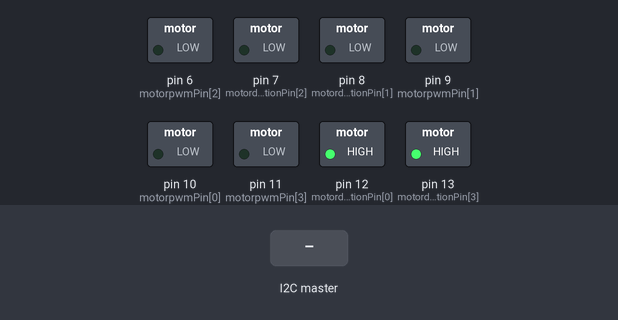
Bench run of a sketch on a simulated Arduino Uno, built with avr-gcc and run on an emulated ATmega328P. Parts: switched loads named in the sketch (green lamp = pin HIGH). Inputs (shaded band) come from the test bench. What the sketch prints to the serial monitor is not drawn.

Above: at 1.2 s.
1.3 s: the I2C master sends the byte 1
At 2.2 s:
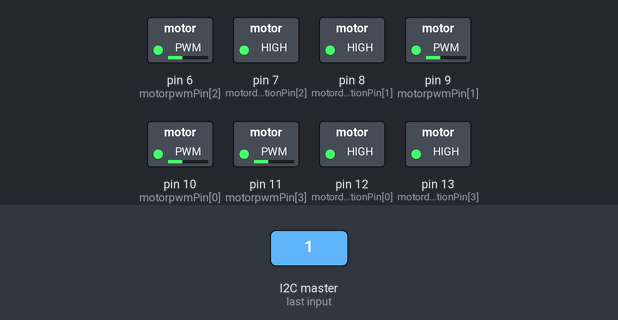
2.8 s: the I2C master sends the byte 2
At 3.8 s:
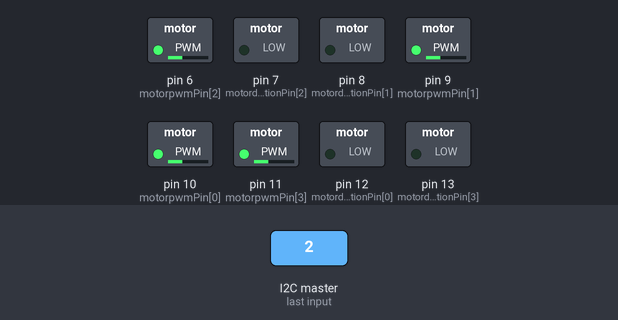
Timing chart, 0 to 5.8 s (numbered marks = the images above; inputs shaded):
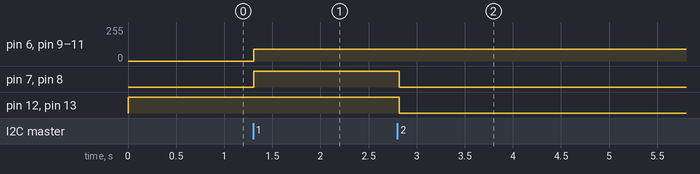

Measured:
- after the input at 1.3 s, pin 6 (motorpwmPin[2]), pin 9 (motorpwmPin[1]), pin 10 (motorpwmPin[0]), pin 11 (motorpwmPin[3]): 0/255 → 90/255 at once; pin 7 (motordirectionPin[2]), pin 8 (motordirectionPin[1]): LOW → HIGH at once
- after the input at 2.8 s, pin 7 (motordirectionPin[2]), pin 8 (motordirectionPin[1]), pin 12 (motordirectionPin[0]), pin 13 (motordirectionPin[3]): HIGH → LOW at once

The sketch:

arduino_receiver.ino
```cpp
#include <Arduino.h>
#include <Wire.h> // 新增

const static uint8_t pwm_min = 2;
const static uint8_t motorpwmPin[4] = { 10, 9, 6, 11};
const static uint8_t motordirectionPin[4] = { 12, 8, 7, 13};

// 定义速度参数
#define STRAIGHT_SPEED 80    // 直行速度
#define TURN_SPEED 70        // 转向速度

void Motor_Init(void);
void Velocity_Controller(uint16_t angle, uint8_t velocity,int8_t rot,bool drift);
void Motors_Set(int8_t Motor_0, int8_t Motor_1, int8_t Motor_2, int8_t Motor_3);

volatile int receivedCommand = -1; // 用于存储接收到的命令
bool isMoving = false; // 用于跟踪移动状态

void receiveData(int numBytes) {
  if (Wire.available()) {
    receivedCommand = Wire.read(); // 读取命令
  }
}

void setup() {
  Serial.begin(9600);
  Serial.setTimeout(500);
  Motor_Init();

  // I2C从机初始化，地址8
  Wire.begin(8);
  Wire.onReceive(receiveData);

  // 可选：上电时静止
  Velocity_Controller(0,0,0,0);
}

void loop() {
  // 根据接收到的命令控制
  if (receivedCommand == 1) {
    Serial.println("I2C: left, 原地左转");
    Velocity_Controller(0, 0, TURN_SPEED, 0); // 原地左转
    isMoving = false; // 停止后重置移动状态
  } else if (receivedCommand == 2) {
    Serial.println("I2C: right, 原地右转");
    Velocity_Controller(0, 0, -TURN_SPEED, 0); // 原地右转
    isMoving = false; // 停止后重置移动状态
  } else if (receivedCommand == 3) {
    Serial.println("I2C: stop, 停止");
    Velocity_Controller(0, 0, 0, 0); // 停止
    isMoving = false; // 更新移动状态
  } else if (receivedCommand == 4) {
    if (!isMoving) {
      Serial.println("I2C: start moving, 开始移动");
      isMoving = true; // 更新移动状态
    }
    if (isMoving) {
      Velocity_Controller(0, STRAIGHT_SPEED, 0, 0); // 直行
    }
  } else {
    // 未收到命令时保持当前状态
    if (!isMoving) {
      Velocity_Controller(0, 0, 0, 0);
    }
  }
  delay(100); // 防止过快
}

 /* 电机初始化函数 */
void Motor_Init(void){
  for(uint8_t i = 0; i < 4; i++){
    pinMode(motordirectionPin[i], OUTPUT);
  }
  Velocity_Controller( 0, 0, 0, 0);
}

/**
 * @brief 速度控制函数
 * @param angle   用于控制小车的运动方向，小车以车头为0度方向，逆时针为正方向。
 *                取值为0~359
 * @param velocity   用于控制小车速度，取值为0~100。
 * @param rot     用于控制小车的自转速度，取值为-100~100，若大于0小车有一个逆
 *                 时针的自转速度，若小于0则有一个顺时针的自转速度。
 * @param drift   用于决定小车是否开启漂移功能，取值为0或1，若为0则开启，反之关闭。
 * @retval None
 */
void Velocity_Controller(uint16_t angle, uint8_t velocity,int8_t rot,bool drift) {
  int8_t velocity_0, velocity_1, velocity_2, velocity_3;
  float speed = 1;
  angle += 90;
  float rad = angle * PI / 180;
  if (rot == 0) speed = 1;///< 速度因子
  else speed = 0.5;
  velocity /= sqrt(2);
  if (drift) {
    velocity_0 = (velocity * sin(rad) - velocity * cos(rad)) * speed;
    velocity_1 = (velocity * sin(rad) + velocity * cos(rad)) * speed;
    velocity_2 = (velocity * sin(rad) - velocity * cos(rad)) * speed - rot * speed * 2;
    velocity_3 = (velocity * sin(rad) + velocity * cos(rad)) * speed + rot * speed * 2;
  } else {
    velocity_0 = (velocity * sin(rad) - velocity * cos(rad)) * speed + rot * speed;
    velocity_1 = (velocity * sin(rad) + velocity * cos(rad)) * speed - rot * speed;
    velocity_2 = (velocity * sin(rad) - velocity * cos(rad)) * speed - rot * speed;
    velocity_3 = (velocity * sin(rad) + velocity * cos(rad)) * speed + rot * speed;
  }
  Motors_Set(velocity_0, velocity_1, velocity_2, velocity_3);
}

/**
 * @brief PWM与轮子转向设置函数
 * @param Motor_x   作为PWM与电机转向的控制数值。根据麦克纳姆轮的运动学分析求得。
 * @retval None
 */
void Motors_Set(int8_t Motor_0, int8_t Motor_1, int8_t Motor_2, int8_t Motor_3) {
  int8_t pwm_set[4];
  int8_t motors[4] = { Motor_0, Motor_1, Motor_2, Motor_3};
  bool direction[4] = { 1, 0, 0, 1};///< 前进 左1 右0
  for(uint8_t i; i < 4; ++i) {
    if(motors[i] < 0) direction[i] = !direction[i];
    else direction[i] = direction[i];

    if(motors[i] == 0) pwm_set[i] = 0;
    else pwm_set[i] = map(abs(motors[i]), 0, 100, pwm_min, 255);

    digitalWrite(motordirectionPin[i], direction[i]);
    analogWrite(motorpwmPin[i], pwm_set[i]);
  }
}
```
